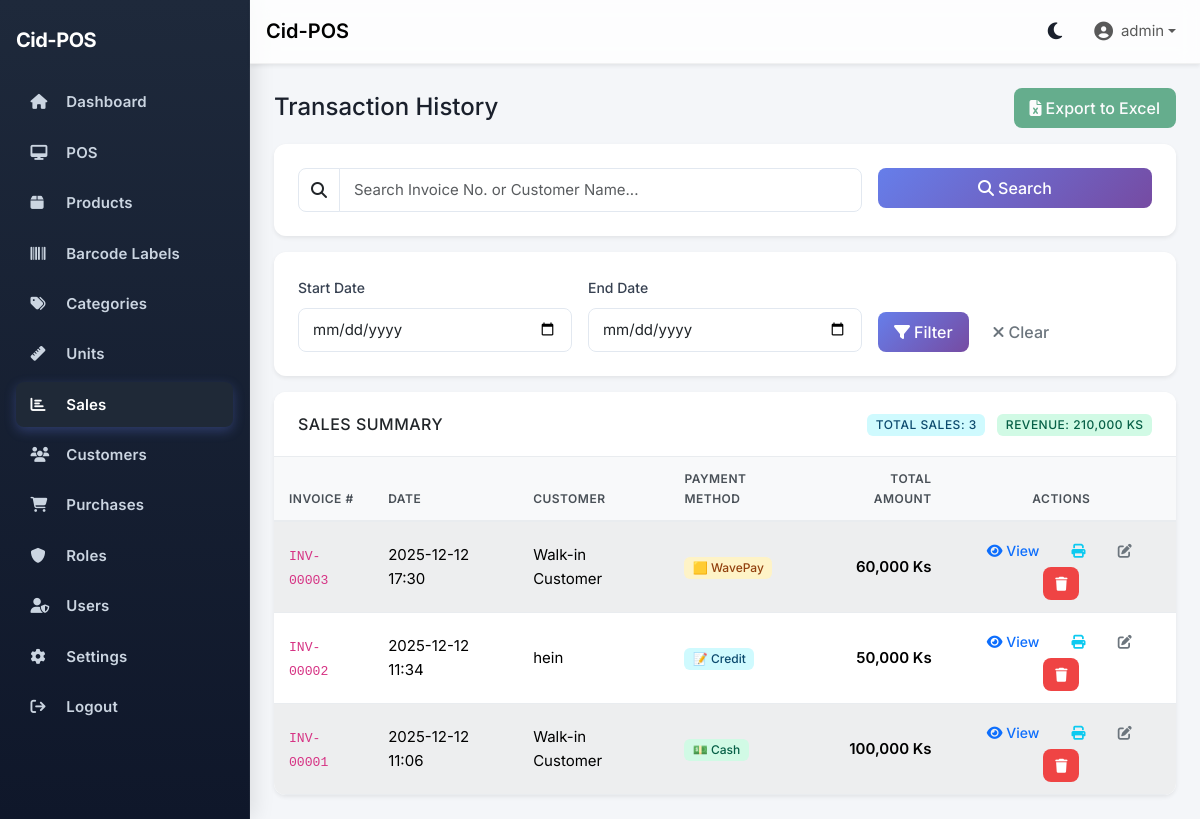
/reports/ (signed in), run on the app's committed database.
### app/models.py (models this page shows, shortened)
class User(UserMixin, db.Model):
    __tablename__ = "users"
    id = db.Column(db.Integer, primary_key=True)
    username = db.Column(db.String(80), unique=True, nullable=False, index=True)
    email = db.Column(db.String(120), unique=True, nullable=False)
    password_hash = db.Column(db.String(255), nullable=False)
    role_id = db.Column(db.Integer, db.ForeignKey("roles.id"), nullable=True)
    is_active = db.Column(db.Boolean, default=True, nullable=False)
    created_at = db.Column(db.DateTime, default=datetime.utcnow, nullable=False)
    role = db.relationship("Role", back_populates="users")
    sales = db.relationship("Sale", back_populates="cashier", lazy="dynamic")
    def has_permission(self, permission: str) -> bool:
        if not self.role:
            return False
        return self.role.has_permission(permission)

class Sale(db.Model):
    __tablename__ = "sales"
    id = db.Column(db.Integer, primary_key=True)
    invoice_no = db.Column(db.String(50), unique=True, nullable=False, index=True)
    total_amount = db.Column(db.Numeric(10, 2), nullable=False, default=0)
    tax = db.Column(db.Numeric(10, 2), nullable=False, default=0)
    discount = db.Column(db.Numeric(10, 2), nullable=False, default=0)
    payment_method = db.Column(db.String(30), nullable=False, default="cash")
    date = db.Column(db.DateTime, default=datetime.utcnow, nullable=False)
    user_id = db.Column(db.Integer, db.ForeignKey("users.id"), nullable=False)
    customer_id = db.Column(db.Integer, db.ForeignKey("customers.id"), nullable=True)
    status = db.Column(db.String(20), nullable=False, default="completed")  # completed, returned, partially_returned
    returned_amount = db.Column(db.Numeric(10, 2), nullable=False, default=0)  # Total amount returned
    cashier = db.relationship("User", back_populates="sales")
    customer = db.relationship("Customer", back_populates="sales")
    items = db.relationship(
        "SaleItem", back_populates="sale", cascade="all, delete-orphan"
    )

class Customer(db.Model):
    __tablename__ = "customers"
    id = db.Column(db.Integer, primary_key=True)
    name = db.Column(db.String(150), nullable=False)
    phone = db.Column(db.String(30))
    address = db.Column(db.String(255))
    credit_balance = db.Column(db.Numeric(10, 2), nullable=False, default=0)
    sales = db.relationship("Sale", back_populates="customer")

### app/blueprints/reports/routes.py (the view, shortened to what this page needs)
@reports_bp.route("/", methods=["GET"])
@login_required
@permission_required('sales_view')
def overview():
    start_date = request.args.get("start_date")
    end_date = request.args.get("end_date")
    search_query = request.args.get("q", "").strip()
    query = Sale.query.join(Customer, Sale.customer_id == Customer.id, isouter=True)
    if start_date:
        try:
            start_dt = datetime.strptime(start_date, "%Y-%m-%d")
            query = query.filter(Sale.date >= start_dt)
        except ValueError:
            pass
    sales = query.order_by(Sale.date.desc()).all()
    sales_count = len(sales)
    revenue = sum(float(sale.total_amount or 0) for sale in sales)
    customers = Customer.query.order_by(Customer.name).all()
    return render_template(
        "reports/overview.html",
        sales=sales,
        sales_count=sales_count,
        revenue=revenue,
        start_date=start_date or "",
        end_date=end_date or "",
        search_query=search_query,
        customers=customers,
    )

### app/templates/reports/overview.html (shortened to what this page needs)
{% extends "base.html" %}
{% block content %}
<div class="container-fluid px-0">
  <div class="d-flex justify-content-between align-items-center mb-3">
    <h4 class="mb-0">Transaction History</h4>
    <button class="btn btn-success" id="exportBtn" disabled>
      <i class="fa fa-file-excel me-1"></i>Export to Excel
    </button>
  </div>
  <div class="card border-0 shadow-sm mb-3">
    <div class="card-body">
      <form method="get" action="{{ url_for('reports.overview') }}" class="row g-3">
        <div class="col-md-8">
          <div class="input-group">
            <span class="input-group-text bg-white"><i class="fa fa-search"></i></span>
            <input type="text" name="q" class="form-control"
                   placeholder="Search Invoice No. or Customer Name..."
                   value="{{ search_query or '' }}" autofocus>
          </div>
        </div>
        <div class="col-md-4">
          <button type="submit" class="btn btn-primary w-100">
            <i class="fa fa-search me-1"></i>Search
          </button>
        </div>
      </form>
    </div>
  </div>
  <div class="card border-0 shadow-sm mb-3">
    <div class="card-body">
      <form method="get" action="{{ url_for('reports.overview') }}" class="row g-3">
        <div class="col-md-4">
          <label class="form-label">Start Date</label>
          <input type="date" name="start_date" class="form-control" value="{{ start_date }}">
        </div>
        <div class="col-md-4">
          <label class="form-label">End Date</label>
          <input type="date" name="end_date" class="form-control" value="{{ end_date }}">
        </div>
        <div class="col-md-4 d-flex align-items-end">
          <button type="submit" class="btn btn-primary me-2">
            <i class="fa fa-filter me-1"></i>Filter
          </button>
          <a href="{{ url_for('reports.overview') }}" class="btn btn-outline-secondary">
            <i class="fa fa-times me-1"></i>Clear
          </a>
        </div>
      </form>
    </div>
  </div>
  <div class="card border-0 shadow-sm">
    <div class="card-header bg-white d-flex justify-content-between align-items-center">
      <h6 class="mb-0">Sales Summary</h6>
      <div>
        <span class="badge bg-info me-2">Total Sales: {{ sales_count }}</span>
        <span class="badge bg-success">Revenue: {{ "{:,.0f} Ks".format(revenue or 0) }}</span>
      </div>
    </div>
    <div class="card-body p-0">
      <div class="table-responsive">
        <table class="table table-hover table-striped align-middle mb-0">
          <thead class="table-light">
            <tr>
              <th>Invoice #</th>
              <th>Date</th>
              <th>Customer</th>
              <th>Payment Method</th>
              <th class="text-end">Total Amount</th>
              <th class="text-center">Actions</th>
            </tr>
          </thead>
          <tbody>
            {% if sales %}
              {% for sale in sales %}
              <tr>
                <td>
                  <code>{{ sale.invoice_no }}</code>
                </td>
                <td>{{ sale.date.strftime('%Y-%m-%d %H:%M') }}</td>
                <td>{{ sale.customer.name if sale.customer else 'Walk-in Customer' }}</td>
                <td>
                  {% set pm = sale.payment_method|lower %}
                  {% if pm == 'cash' %}
                  <span class="badge bg-success">💵 Cash</span>
                  {% elif pm == 'kpay' %}
                  <span class="badge" style="background-color: #ff6b35;">📱 KPay</span>
                  {% elif pm == 'wavepay' %}
                  <span class="badge bg-warning text-dark">🟨 WavePay</span>
                  {% elif pm == 'credit' %}
                  <span class="badge bg-info">📝 Credit</span>
                  {% else %}
                  <span class="badge bg-secondary">{{ sale.payment_method|title }}</span>
                  {% endif %}
                </td>
                <td class="text-end fw-semibold">{{ "{:,.0f} Ks".format(sale.total_amount or 0) }}</td>
                <td class="text-center">
                  <button class="btn btn-sm btn-outline-primary me-1 view-details"
                          data-sale-id="{{ sale.id }}">
                    <i class="fa fa-eye"></i> View
                  </button>
                  <button class="btn btn-sm btn-outline-info me-1 reprint-sale"
                          data-sale-id="{{ sale.id }}">
                    <i class="fa fa-print"></i>
                  </button>
                  {% if current_user.has_permission('sales_edit') or (current_user.role and current_user.role.name.lower() == 'admin') %}
                  <a href="{{ url_for('reports.edit_sale', sale_id=sale.id) }}"
                     class="btn btn-sm btn-outline-secondary me-1">
                    <i class="fa fa-edit"></i>
                  </a>
                  {% endif %}
                  {% if current_user.role and current_user.role.name.lower() == 'admin' or current_user.has_permission('sales_delete') %}
                  <button class="btn btn-sm btn-danger" onclick="confirmDeleteSale({{ sale.id }}, '{{ url_for('reports.delete_sale', sale_id=0) }}')">
                    <i class="fa fa-trash"></i>
                  </button>
                  {% endif %}
                </td>
              </tr>
              {% endfor %}
            {% else %}
              <tr>
                <td colspan="6" class="text-center text-muted py-4">No sales found.</td>
              </tr>
            {% endif %}
          </tbody>
        </table>
      </div>
    </div>
  </div>
</div>
{% endblock %}

### app/templates/base.html (shortened to what this page needs)
<!doctype html>
<html lang="en" data-bs-theme="light">
  <head>
    <link href="https://cdn.jsdelivr.net/npm/bootstrap@5.3.3/dist/css/bootstrap.min.css" rel="stylesheet">
    <link href="https://cdnjs.cloudflare.com/ajax/libs/font-awesome/6.5.2/css/all.min.css" rel="stylesheet">
    <link rel="stylesheet" href="https://cdn.jsdelivr.net/npm/sweetalert2@11/dist/sweetalert2.min.css">
    <link rel="stylesheet" href="{{ url_for('static', filename='css/style.css') }}">
  </head>
  <body>
    <aside class="sidebar d-flex flex-column" id="sidebar">
      <div class="d-flex align-items-center justify-content-between mb-4">
        <span class="brand">Cid-POS</span>
      </div>
      <nav>
        {% if current_user.is_authenticated and (current_user.has_permission('dashboard_view') or (current_user.role and current_user.role.name.lower() == 'admin')) %}
        <a href="{{ url_for('main.dashboard') }}" class="{% if request.endpoint=='main.dashboard' %}active{% endif %}">
          <i class="fa fa-home"></i> Dashboard
        </a>
        {% endif %}
        {% if current_user.is_authenticated and (current_user.has_permission('pos_access') or (current_user.role and current_user.role.name.lower() == 'admin')) %}
        <a href="{{ url_for('pos.cart') }}" class="{% if request.blueprint=='pos' %}active{% endif %}">
          <i class="fa fa-desktop"></i> POS
        </a>
        {% endif %}
        {% if current_user.is_authenticated and (current_user.has_permission('inventory_view') or (current_user.role and current_user.role.name.lower() == 'admin')) %}
        <a href="{{ url_for('inventory.products') }}" class="{% if request.blueprint=='inventory' and request.endpoint != 'inventory.labels' %}active{% endif %}">
          <i class="fa fa-box"></i> Products
        </a>
        <a href="{{ url_for('inventory.labels') }}" class="{% if request.endpoint == 'inventory.labels' %}active{% endif %}">
          <i class="fa fa-barcode"></i> Barcode Labels
        </a>
        {% endif %}
        {% if current_user.is_authenticated and (current_user.has_permission('categories_manage') or (current_user.role and current_user.role.name.lower() == 'admin')) %}
        <a href="{{ url_for('categories.index') }}" class="{% if request.blueprint=='categories' %}active{% endif %}">
          <i class="fa fa-tags"></i> Categories
        </a>
        {% endif %}
        {% if current_user.is_authenticated and (current_user.has_permission('units_manage') or (current_user.role and current_user.role.name.lower() == 'admin')) %}
        <a href="{{ url_for('units.index') }}" class="{% if request.blueprint=='units' %}active{% endif %}">
          <i class="fa fa-ruler"></i> Units
        </a>
        {% endif %}
        {% if current_user.is_authenticated and (current_user.has_permission('sales_view') or (current_user.role and current_user.role.name.lower() == 'admin')) %}
        <a href="{{ url_for('reports.overview') }}" class="{% if request.blueprint=='reports' %}active{% endif %}">
          <i class="fa fa-chart-bar"></i> Sales
        </a>
        {% endif %}
        {% if current_user.is_authenticated and (current_user.has_permission('customers_manage') or (current_user.role and current_user.role.name.lower() == 'admin')) %}
        <a href="{{ url_for('customers.index') }}" class="{% if request.blueprint=='customers' %}active{% endif %}">
          <i class="fa fa-users"></i> Customers
        </a>
        {% endif %}
        {% if current_user.is_authenticated and (current_user.has_permission('purchases_manage') or (current_user.role and current_user.role.name.lower() == 'admin')) %}
        <a href="{{ url_for('purchases.index') }}" class="{% if request.blueprint=='purchases' %}active{% endif %}">
          <i class="fa fa-shopping-cart"></i> Purchases
        </a>
        {% endif %}
        {% if current_user.is_authenticated and (current_user.has_permission('users_manage') or (current_user.role and current_user.role.name.lower() == 'admin')) %}
        <a href="{{ url_for('roles.index') }}" class="{% if request.blueprint=='roles' %}active{% endif %}">
          <i class="fa fa-shield"></i> Roles
        </a>
        {% endif %}
        {% if current_user.is_authenticated and (current_user.has_permission('users_manage') or (current_user.role and current_user.role.name.lower() == 'admin')) %}
        <a href="{{ url_for('users.index') }}" class="{% if request.blueprint=='users' %}active{% endif %}">
          <i class="fa fa-user-shield"></i> Users
        </a>
        {% endif %}
        {% if current_user.is_authenticated and (current_user.has_permission('settings_access') or (current_user.role and current_user.role.name.lower() == 'admin')) %}
        <a href="{{ url_for('settings.index') }}" class="{% if request.blueprint=='settings' %}active{% endif %}">
          <i class="fa fa-cog"></i> Settings
        </a>
        {% endif %}
        {% if current_user.is_authenticated %}
        <a href="{{ url_for('auth.logout') }}">
          <i class="fa fa-arrow-right-from-bracket"></i> Logout
        </a>
        {% else %}
        <a href="{{ url_for('auth.login') }}">
          <i class="fa fa-sign-in-alt"></i> Login
        </a>
        {% endif %}
      </nav>
    </aside>
    <div class="content-wrapper">
      <nav class="navbar navbar-expand-lg navbar-top shadow-sm px-3">
        <a class="navbar-brand fw-semibold" href="{{ url_for('main.dashboard') }}">Cid-POS</a>
        <div class="ms-auto d-flex align-items-center gap-3">
          <button class="theme-toggle" id="themeToggle" type="button" aria-label="Toggle theme">
            <i class="fa fa-moon" id="themeIcon"></i>
          </button>
          <ul class="navbar-nav align-items-center">
            <li class="nav-item dropdown">
              <a class="nav-link dropdown-toggle d-flex align-items-center" href="#" role="button" data-bs-toggle="dropdown" aria-expanded="false">
                <span>{{ current_user.username if current_user.is_authenticated else "Guest" }}</span>
              </a>
            </li>
          </ul>
        </div>
      </nav>
      <div class="main-content">
        {% block content %}{% endblock %}
      </div>
    </div>
  </body>
</html>

### data on the page
User: is_active+username "admin"
Sale: invoice_no "INV-00003", date "2025-12-12 17:30", customer "Walk-in Customer", shows "🟨 WavePay", total_amount "60,000 Ks"
Sale: invoice_no "INV-00002", date "2025-12-12 11:34", customer "hein", shows "📝 Credit", total_amount "50,000 Ks"
Sale: invoice_no "INV-00001", date "2025-12-12 11:06", customer "Walk-in Customer", shows "💵 Cash", total_amount "100,000 Ks"

### other printed values
{{ sales_count }} "3"
{{ "{:,.0f} Ks".format(revenue or 0) }} "210,000 KS"
